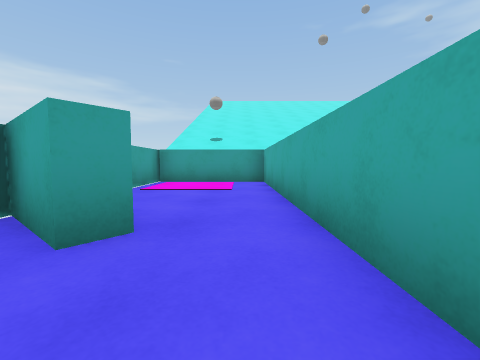
[1] (above)

19 first-person views from a walk through a scene from a Unity 3-D project. The camera is 0.58 m above the floor, tilts 4° down and sees 90° across. The floor is counted in squares, 1 m on a side. Each view is taken from the middle of a square. On the plan, view 1 faces up. The plan holds only what a view shows up to about 9 squares ahead; the rest is blank. The place goes on beyond the plan. The player character is not drawn. Surface patterns are stand-ins for the level's own textures.

[2]
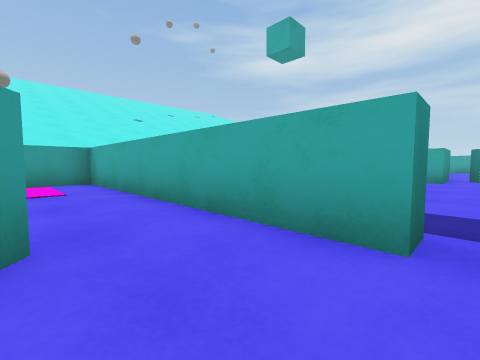

[3]
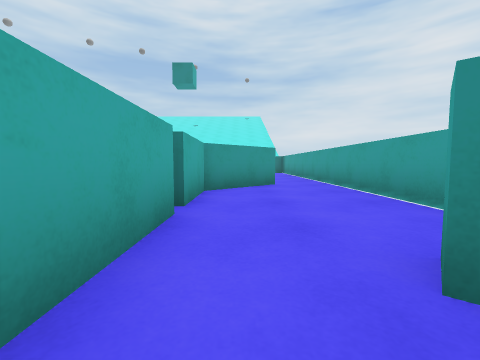

[4]
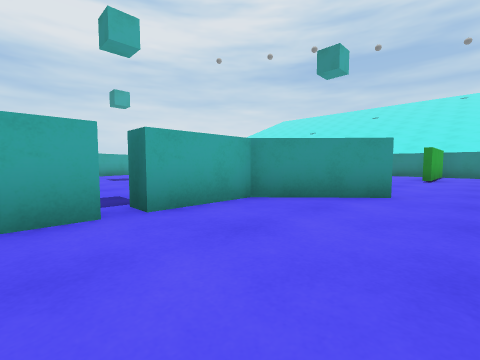

[5]
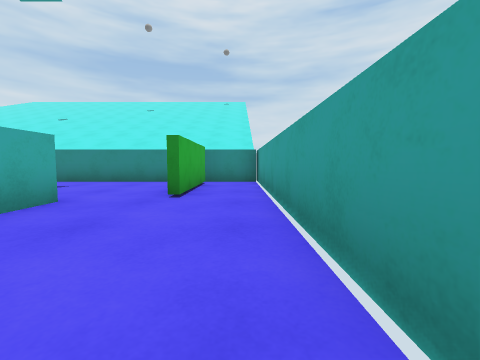

[6]
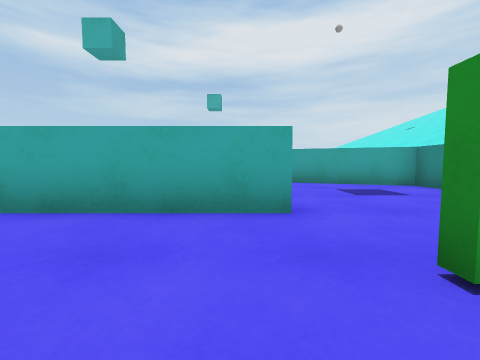

[7]
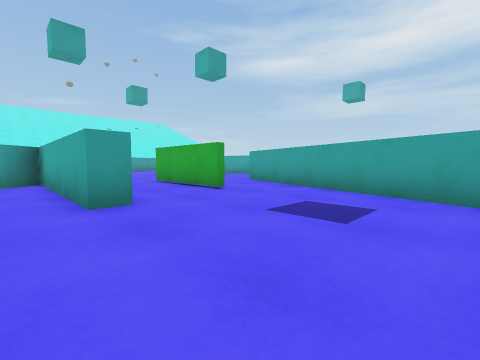

[8]
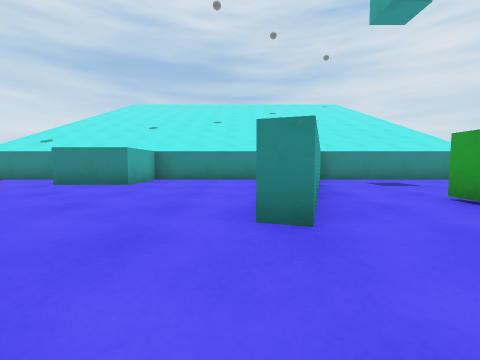

[9]
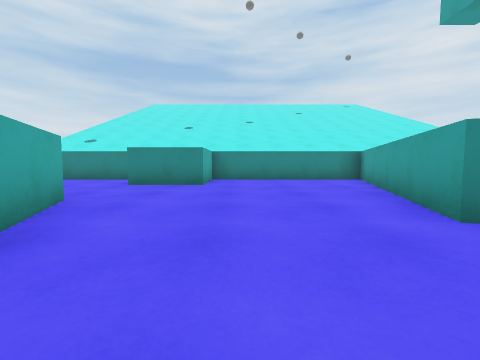

[10]
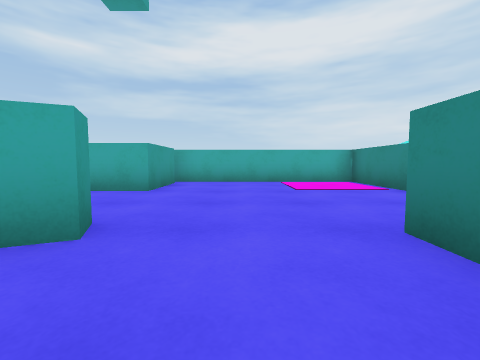

[11]
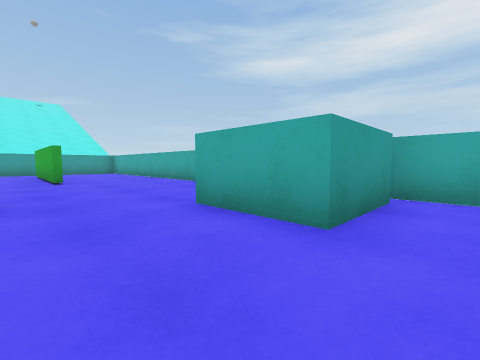

[12]
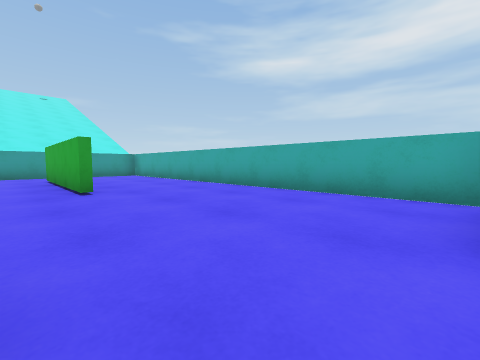

[13]
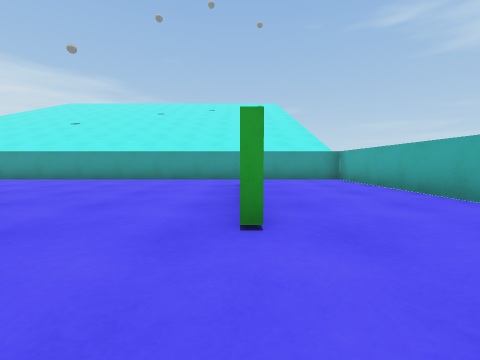

[14]
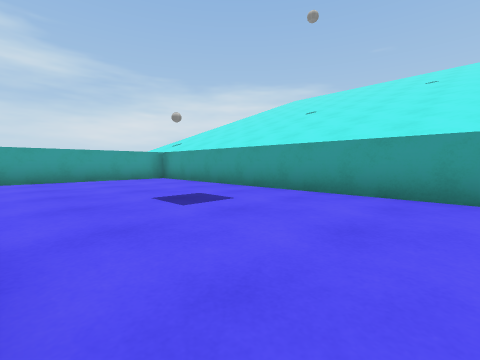

[15]
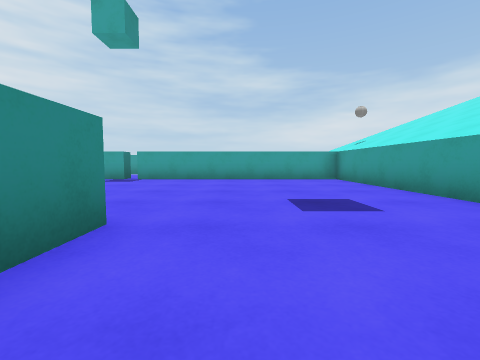

[16]
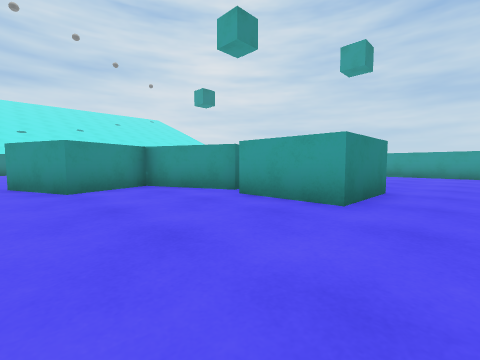

[17]
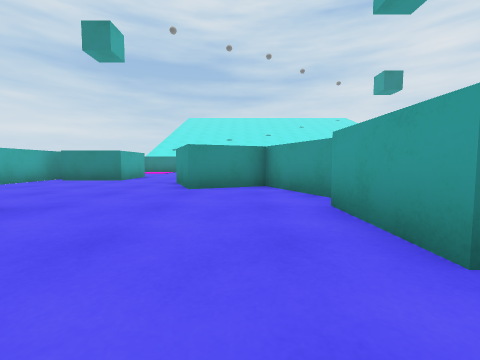

[18]
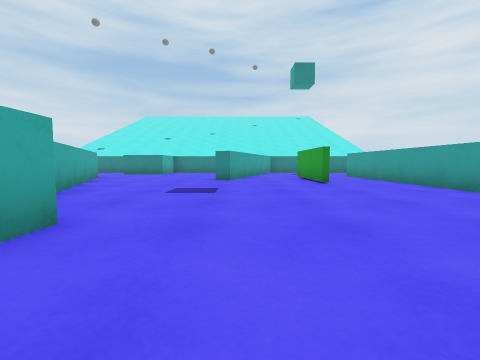

[19]
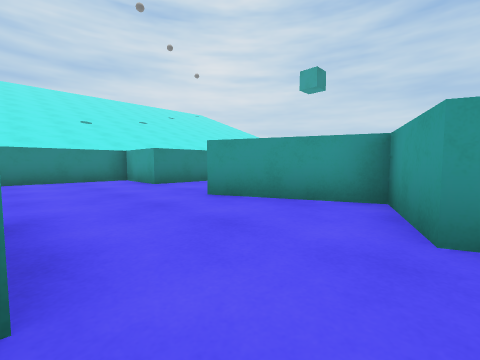

### Floor plan
Points are (right, up) in squares from view 1. A wall is a line through its corners. A room is listed if a view was taken in it or the views show most of it. See-through windows are left out.
Room 1 (views 1, 2, 4, 5, 6, 7)
walls: (1.4, -7.6) (0.8, -7.6) (0.8, -2.8); (-1.1, -3.7) (0.8, -2) (0.8, -0.2); (-1, -11.1) (-1, -8); (0.8, 0.3) (0.8, 1.5); (-2.6, 0.1) (-2.6, -11.5) (4.2, -11.5) (5.8, -6.5); (-0.8, 2) (-1.2, 1.6) (-2.6, 2.7)
ways out: opening at (0, 1) to room 2; opening at (2.5, -6) to room 3; opening at (5, -6) to room 3; gap at (1, 0) to room 3
Room 2 (view 3)
walls: (0.8, 1.5) (0.8, 7.5) (-2.6, 7.5) (-2.6, 5.6)
ways out: opening at (0, 1) to room 1
Room 3 (views 8, 9, 10, 11, 12, 13, 14, 15, 16, 17, 18, 19)
walls: (8.8, 0) (9.4, 0.2) (10.4, -2.1); (11.1, -3.8) (12.3, -6.6) (11.8, -6.8) (9.6, -1.6); (14, 1) (14, 5.4); (3.7, -3.8) (3.7, -6.9); (5.8, -6.5) (6.3, -5.1) (6.8, -5.3) (4.7, -11.5) (10, -11.5); (1.3, -0.2) (1.3, -6); (3.5, -6.9) (3.5, -3.8); (0.8, -2.8) (0, -3.5); (11.9, -11.5) (17.5, -11.5) (17.5, 7.5) (1.3, 7.5) (1.3, 0.3)
ways out: opening at (2.5, -6) to room 1; opening at (5, -6) to room 1; gap at (1, 0) to room 1
objects: other object (8, 1) to (9, 2); other object (10, -11) to (12, -10); other object (11, -3) to (13, -2); other object (15, -6) to (17, -4)

Where each view was taken, in squares from view 1:
view 1: 0 up, 0 right, facing up
view 2: 0 up, 1 left, facing up-right
view 3: 3 up, 0 right, facing down
view 4: 1 up, 2 left, facing down-right
view 5: 4 down, 2 left, facing down
view 6: 7 down, 2 left, facing right
view 7: 11 down, 0 right, facing up-right
view 8: 3 down, 7 right, facing down
view 9: 3 down, 9 right, facing down
view 10: 8 down, 10 right, facing right
view 11: 7 down, 13 right, facing up-right
view 12: 4 down, 13 right, facing up-right
view 13: 1 down, 14 right, facing up
view 14: 3 up, 10 right, facing up-left
view 15: 4 up, 10 right, facing left
view 16: 4 up, 13 right, facing down-left
view 17: 4 up, 11 right, facing down
view 18: 3 up, 6 right, facing down
view 19: 3 down, 15 right, facing down-left
